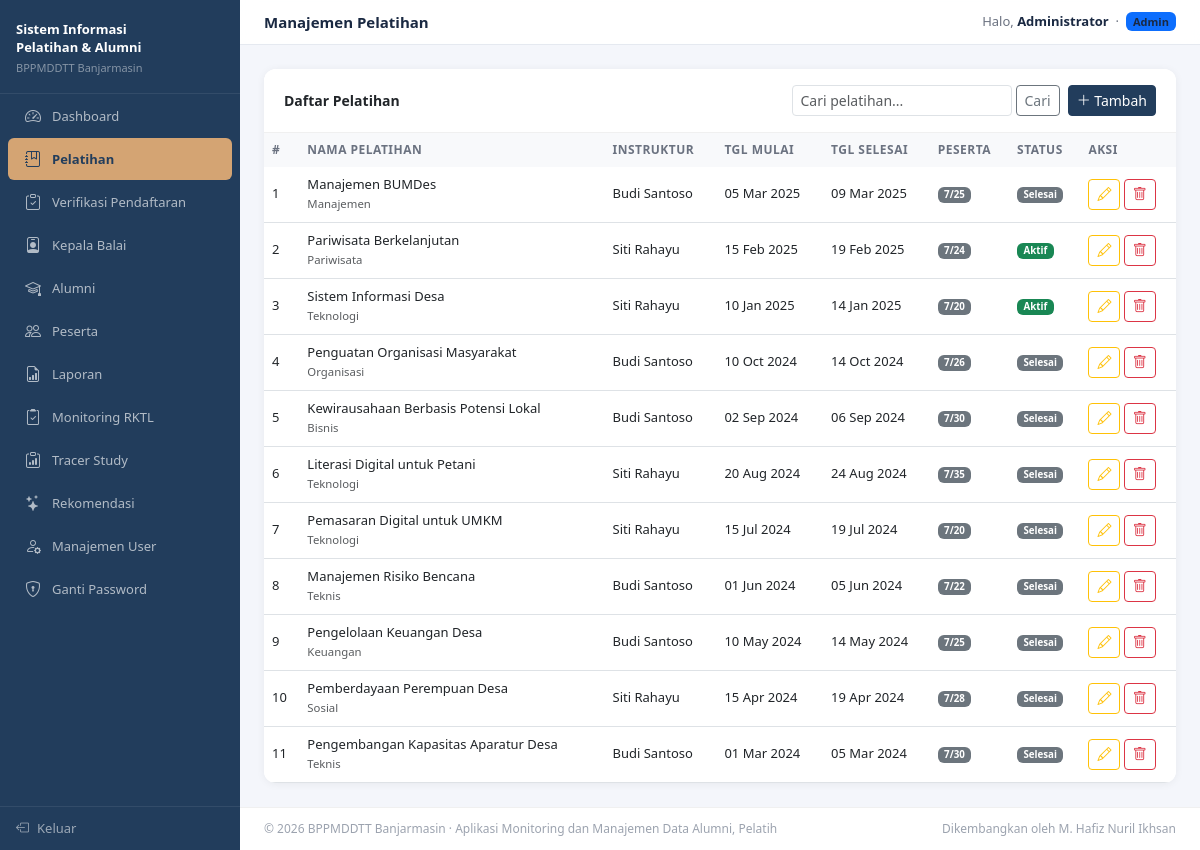
The page /login/admin/pelatihan.php (signed in) on the database its author committed.
### tables this page shows
CREATE TABLE `pelatihan` (
  `id` int(10) UNSIGNED NOT NULL,
  `nama_pelatihan` varchar(200) NOT NULL,
  `jenis` varchar(100) DEFAULT NULL,
  `deskripsi` text DEFAULT NULL,
  `tanggal_mulai` date NOT NULL,
  `tanggal_selesai` date NOT NULL,
  `kuota` smallint(6) NOT NULL DEFAULT 30,
  `instruktur_id` int(10) UNSIGNED NOT NULL,
  `lokasi` varchar(200) DEFAULT NULL,
  `status` enum('aktif','selesai','dibatalkan') NOT NULL DEFAULT 'aktif',
  `created_at` timestamp NOT NULL DEFAULT current_timestamp(),
  `updated_at` timestamp NOT NULL DEFAULT current_timestamp() ON UPDATE current_timestamp()
);

### login/admin/pelatihan.php (the view, shortened to what this page needs)
<?php
include 'header.php';
$search = isset($_GET['q']) ? mysqli_real_escape_string($koneksi, $_GET['q']) : '';
$where  = $search ? "WHERE p.nama_pelatihan LIKE '%$search%'" : '';
$data = mysqli_query($koneksi, "
    SELECT p.*, u.name as nama_instruktur,
        (SELECT COUNT(*) FROM peserta_pelatihan WHERE pelatihan_id=p.id) as jml_peserta
    FROM pelatihan p
    JOIN instruktur i ON p.instruktur_id = i.id
    JOIN users u ON i.user_id = u.id
    $where
    ORDER BY p.tanggal_mulai DESC
");
?>
<div class="card">
  <div class="card-header d-flex justify-content-between align-items-center flex-wrap gap-2">
    <span>Daftar Pelatihan</span>
    <div class="d-flex gap-2">
      <form class="d-flex" method="GET">
        <input type="search" name="q" class="form-control form-control-sm" placeholder="Cari pelatihan..." value="<?= htmlspecialchars($search) ?>">
        <button class="btn btn-sm btn-outline-secondary ms-1">Cari</button>
      </form>
      <a href="pelatihan_add.php" class="btn btn-sm btn-primary"><i class="bi bi-plus-lg"></i> Tambah</a>
    </div>
  </div>
  <div class="table-responsive">
    <table class="table table-hover mb-0">
      <thead>
        <tr>
          <th>#</th><th>Nama Pelatihan</th><th>Instruktur</th>
          <th>Tgl Mulai</th><th>Tgl Selesai</th><th>Peserta</th>
          <th>Status</th><th>Aksi</th>
        </tr>
      </thead>
      <tbody>
      <?php $no = 1; while ($row = mysqli_fetch_assoc($data)): ?>
        <tr>
          <td><?= $no++ ?></td>
          <td><?= htmlspecialchars($row['nama_pelatihan']) ?><br><small class="text-muted"><?= htmlspecialchars($row['jenis'] ?? '') ?></small></td>
          <td><?= htmlspecialchars($row['nama_instruktur']) ?></td>
          <td><?= date('d M Y', strtotime($row['tanggal_mulai'])) ?></td>
          <td><?= date('d M Y', strtotime($row['tanggal_selesai'])) ?></td>
          <td><span class="badge bg-secondary"><?= $row['jml_peserta'] ?>/<?= $row['kuota'] ?></span></td>
          <td>
            <?php $badge=['aktif'=>'success','selesai'=>'secondary','dibatalkan'=>'danger']; ?>
            <span class="badge bg-<?= $badge[$row['status']] ?? 'secondary' ?>"><?= ucfirst($row['status']) ?></span>
          </td>
          <td>
            <a href="pelatihan_edit.php?id=<?= $row['id'] ?>" class="btn btn-xs btn-outline-warning btn-sm"><i class="bi bi-pencil"></i></a>
            <a href="pelatihan.php?hapus=<?= $row['id'] ?>" class="btn btn-xs btn-outline-danger btn-sm"
               onclick="return confirm('Hapus pelatihan ini?')"><i class="bi bi-trash"></i></a>
          </td>
        </tr>
      <?php endwhile; ?>
      </tbody>
    </table>
  </div>
</div>
<?php include 'footer.php'; ?>

### login/assets/css/global.css (style rules this page uses)
.table-responsive { border-radius: 0 0 12px 12px; }
.table td, .table th { white-space: nowrap; }
body { background: transparent; }
.card { background: rgba(255, 255, 255, 0.95) !important; backdrop-filter: blur(4px); }

### login/admin/header.php (style rules this page uses)
:root { --sidebar-w: 240px; --sidebar-bg: #223D5C; --sidebar-hover: #2D4F7A; --accent: #D4A473; --primary: #223D5C; --primary-dark: #1A2D48; --gold: #D4A473; --teal: #4F9DB5; }
body { background: #f4f6fb; font-size: 14px; }
.card { border: none; border-radius: 12px; box-shadow: 0 1px 8px rgba(0,0,0,.06); }
.card-header { background: #fff; border-bottom: 1px solid #f0f0f0; font-weight: 600; font-size: 14px; border-radius: 12px 12px 0 0 !important; padding: 16px 20px; }
.table thead th { background: #f8f9fb; font-size: 12px; font-weight: 600; text-transform: uppercase; letter-spacing: .04em; color: #6b7280; border-bottom: none; }
.table td { vertical-align: middle; font-size: 13px; }
.btn-primary { background-color: var(--primary); border-color: var(--primary); }

### rows shown on the page
pelatihan: nama_pelatihan "Manajemen BUMDes", jenis "Manajemen", nama_instruktur "Budi Santoso", tanggal_mulai "05 Mar 2025", tanggal_selesai "09 Mar 2025", jml_peserta "7", kuota "25", status "Selesai"
pelatihan: nama_pelatihan "Pariwisata Berkelanjutan", jenis "Pariwisata", nama_instruktur "Siti Rahayu", tanggal_mulai "15 Feb 2025", tanggal_selesai "19 Feb 2025", jml_peserta "7", kuota "24", status "Aktif"
pelatihan: nama_pelatihan "Sistem Informasi Desa", jenis "Teknologi", nama_instruktur "Siti Rahayu", tanggal_mulai "10 Jan 2025", tanggal_selesai "14 Jan 2025", jml_peserta "7", kuota "20", status "Aktif"
pelatihan: nama_pelatihan "Penguatan Organisasi Masyarakat", jenis "Organisasi", nama_instruktur "Budi Santoso", tanggal_mulai "10 Oct 2024", tanggal_selesai "14 Oct 2024", jml_peserta "7", kuota "26", status "Selesai"
pelatihan: nama_pelatihan "Kewirausahaan Berbasis Potensi Lokal", jenis "Bisnis", nama_instruktur "Budi Santoso", tanggal_mulai "02 Sep 2024", tanggal_selesai "06 Sep 2024", jml_peserta "7", kuota "30", status "Selesai"
pelatihan: nama_pelatihan "Literasi Digital untuk Petani", jenis "Teknologi", nama_instruktur "Siti Rahayu", tanggal_mulai "20 Aug 2024", tanggal_selesai "24 Aug 2024", jml_peserta "7", kuota "35", status "Selesai"
pelatihan: nama_pelatihan "Pemasaran Digital untuk UMKM", jenis "Teknologi", nama_instruktur "Siti Rahayu", tanggal_mulai "15 Jul 2024", tanggal_selesai "19 Jul 2024", jml_peserta "7", kuota "20", status "Selesai"
pelatihan: nama_pelatihan "Manajemen Risiko Bencana", jenis "Teknis", nama_instruktur "Budi Santoso", tanggal_mulai "01 Jun 2024", tanggal_selesai "05 Jun 2024", jml_peserta "7", kuota "22", status "Selesai"
pelatihan: nama_pelatihan "Pengelolaan Keuangan Desa", jenis "Keuangan", nama_instruktur "Budi Santoso", tanggal_mulai "10 May 2024", tanggal_selesai "14 May 2024", jml_peserta "7", kuota "25", status "Selesai"
pelatihan: nama_pelatihan "Pemberdayaan Perempuan Desa", jenis "Sosial", nama_instruktur "Siti Rahayu", tanggal_mulai "15 Apr 2024", tanggal_selesai "19 Apr 2024", jml_peserta "7", kuota "28", status "Selesai"
pelatihan: nama_pelatihan "Pengembangan Kapasitas Aparatur Desa", jenis "Teknis", nama_instruktur "Budi Santoso", tanggal_mulai "01 Mar 2024", tanggal_selesai "05 Mar 2024", jml_peserta "7", kuota "30", status "Selesai"

### other values the page prints
$page_title "Manajemen Pelatihan"
$_SESSION['nama'] "Administrator"
